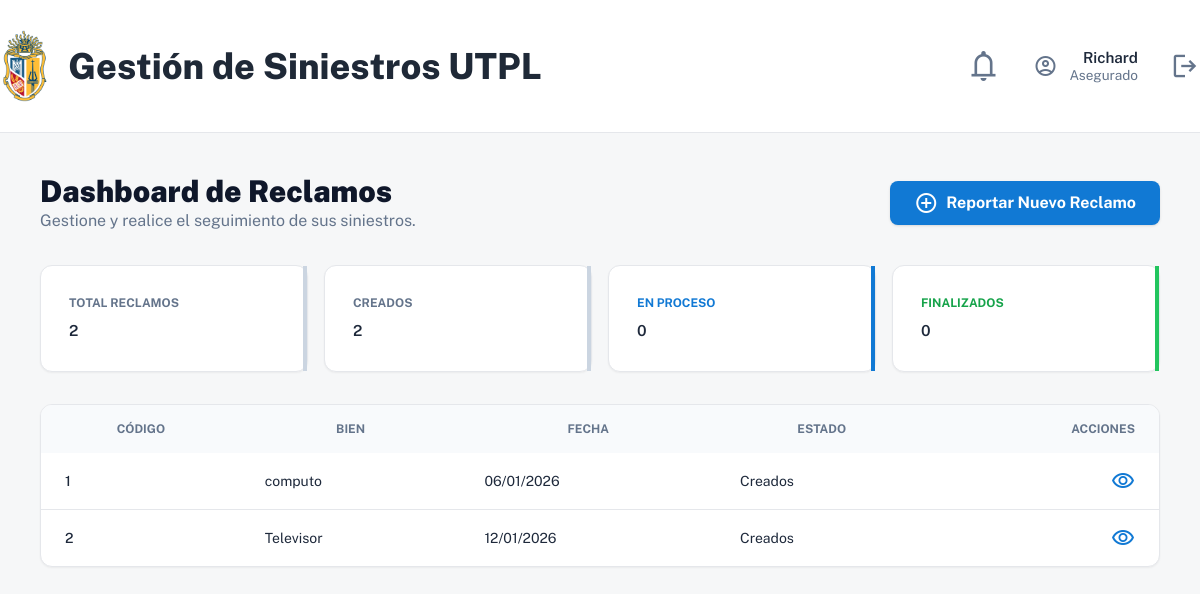
The app's page /siniestros/dashboard/ (signed in) with its own data.
### siniestros/models.py (models this page shows, shortened)
class Siniestro(models.Model):
    ESTADO_CHOICES = [
        ('reportado', 'Reportado'),
        ('en_revision', 'En Revisión'),
        ('aprobado', 'Aprobado'),
        ('rechazado', 'Rechazado'),
        ('pagado', 'Pagado'),
    ]
    numero_siniestro = models.CharField(max_length=20, unique=True, verbose_name="Número de Siniestro")
    poliza = models.ForeignKey(Poliza, on_delete=models.CASCADE, related_name='siniestros', verbose_name="Póliza")
    reclamante = models.ForeignKey(Usuario, on_delete=models.CASCADE, related_name='siniestros', verbose_name="Reclamante")
    fecha_ocurrencia = models.DateField(verbose_name="Fecha de Ocurrencia")
    fecha_reporte = models.DateField(auto_now_add=True, verbose_name="Fecha de Reporte")
    descripcion = models.TextField(verbose_name="Descripción")
    monto_reclamado = models.DecimalField(max_digits=10, decimal_places=2, verbose_name="Monto Reclamado")
    monto_aprobado = models.DecimalField(max_digits=10, decimal_places=2, null=True, blank=True, verbose_name="Monto Aprobado")
    estado = FSMField(default='reportado', choices=ESTADO_CHOICES, verbose_name="Estado")
    cobertura_valida = models.IntegerField()
    fecha_apertura = models.DateField()
    fecha_cierre = models.DateField(null=True, blank=True)
    tiempo = models.IntegerField()
    tipo_bien = models.CharField(max_length=50)
    marca = models.CharField(max_length=100, blank=True)
    modelo = models.CharField(max_length=100, blank=True)
    numero_serie = models.CharField(max_length=100)
    broker = models.ForeignKey(Broker, on_delete=models.SET_NULL, null=True, blank=True)
    asesor_asignado = models.ForeignKey(
        AsesorUTPL,
        on_delete=models.SET_NULL,
        null=True,
        blank=True
    )
    class Meta:
        verbose_name = "Siniestro"
        verbose_name_plural = "Siniestros"

class Evento(models.Model):
    descripcion = models.CharField(max_length=255)
    descripcion_evento = models.CharField(max_length=255)
    dias_transcurridos = models.IntegerField()
    estado = models.IntegerField()
    fecha_ocurrencia = models.DateField()
    fecha_reporte = models.DateField()
    ubicacion = models.CharField(max_length=255)
    tipo_evento = models.CharField(max_length=50)
    siniestro = models.ForeignKey(Siniestro, on_delete=models.CASCADE)
    bien = models.ForeignKey(BienAsegurado, on_delete=models.CASCADE, null=True, blank=True)

### siniestros/views.py (the view)
# urls.py: path('dashboard/', dashboard_siniestros, name='dashboard_siniestros'),
def dashboard_siniestros(request):
    siniestros = Siniestro.objects.all().order_by('-fecha_apertura')
    siniestros_data = []
    for s in siniestros:
        evento = s.evento_set.first()  # si hay evento, lo toma
        siniestros_data.append({
            "id": s.id,
            "tipo_bien": s.tipo_bien,
            "fecha": evento.fecha_ocurrencia if evento else s.fecha_apertura,
            "estado": "Creados" if s.estado == 1 else "En Proceso" if s.estado == 2 else "Finalizado",
        })
    stats = {
        "total": len(siniestros_data),
        "creados": sum(1 for x in siniestros_data if x["estado"] == "Creados"),
        "en_proceso": sum(1 for x in siniestros_data if x["estado"] == "En Proceso"),
        "finalizados": sum(1 for x in siniestros_data if x["estado"] == "Finalizado"),
    }
    return render(request, "asegurado/pantallaInicioAsegurado.html", {
        "siniestros": siniestros_data,
        "stats": stats,
    })

### templates/asegurado/pantallaInicioAsegurado.html (shortened to what this page needs)
{% extends 'asegurado/base_asegurado.html' %}
{% load static %}
{% block content %}
<div class="flex flex-col gap-8">
  <div class="flex flex-col md:flex-row justify-between gap-4 items-start md:items-center">
    <div>
      <h1 class="text-3xl font-black text-slate-900">Dashboard de Reclamos</h1>
      <p class="text-slate-500">Gestione y realice el seguimiento de sus siniestros.</p>
    </div>
    <a href="{% url 'crear_siniestro' %}"
      class="flex items-center gap-2 rounded-lg h-11 px-6 bg-primary text-white font-bold shadow hover:opacity-90 transition">
      <span class="material-symbols-outlined">add_circle</span>
      Reportar Nuevo Reclamo
    </a>
  </div>
  <div class="grid grid-cols-1 sm:grid-cols-2 lg:grid-cols-4 gap-4">
    <div class="card">
      <p class="label">Total Reclamos</p>
      <p class="value">{{ stats.total }}</p>
    </div>
    <div class="card">
      <p class="label">Creados</p>
      <p class="value">{{ stats.creados }}</p>
    </div>
    <div class="card en-proceso">
      <p class="label text-primary">En Proceso</p>
      <p class="value">{{ stats.en_proceso }}</p>
    </div>
    <div class="card finalizado">
      <p class="label text-green-600">Finalizados</p>
      <p class="value">{{ stats.finalizados }}</p>
    </div>
  </div>
  <div class="overflow-hidden rounded-xl border bg-white shadow-sm">
    <table class="w-full text-sm">
      <thead class="bg-slate-50 text-xs uppercase text-slate-500">
        <tr>
          <th class="px-6 py-4">Código</th>
          <th class="px-6 py-4">Bien</th>
          <th class="px-6 py-4">Fecha</th>
          <th class="px-6 py-4">Estado</th>
          <th class="px-6 py-4 text-right">Acciones</th>
        </tr>
      </thead>
      <tbody class="divide-y">
        {% for siniestro in siniestros %}
        <tr class="hover:bg-slate-50 transition">
          <td class="px-6 py-4 font-medium">{{ siniestro.id }}</td>
          <td class="px-6 py-4">{{ siniestro.tipo_bien }}</td>
          <td class="px-6 py-4">{{ siniestro.fecha|date:"d/m/Y" }}</td>
          <td class="px-6 py-4">{{ siniestro.estado }}</td>
          <td class="px-6 py-4 text-right">
            <a href="{% url 'detalle_siniestro' siniestro.id %}" class="text-primary hover:opacity-80">
              <span class="material-symbols-outlined">visibility</span>
            </a>
          </td>
        </tr>
        {% empty %}
        <tr>
          <td colspan="5" class="text-center py-6 text-slate-400">
            No existen reclamos registrados
          </td>
        </tr>
        {% endfor %}
      </tbody>
    </table>
  </div>
</div>
{% endblock %}

### templates/asegurado/base_asegurado.html (shortened to what this page needs)
{% load static %}
<!DOCTYPE html>
<html lang="es">
<head>
    <script src="https://cdn.tailwindcss.com"></script>
    <link rel="stylesheet" href="{% static 'css/asegurado.css' %}">
</head>
<body class="bg-background-light font-display text-slate-800">
<header class="app-header">
    <div class="header-container">
        <div class="header-inner">
            <div class="header-left">
                <img src="{% static 'img/UTPL_logo.png' %}"
                     alt="Logo UTPL"
                     class="logo-utpl">
                <h1 class="header-title">
                    Gestión de Siniestros UTPL
                </h1>
            </div>
            <div class="header-right">
                <button class="text-slate-500 hover:text-primary transition">
                    <span class="material-symbols-outlined text-4xl">
                    </span>
                </button>
                <div class="profile-box">
                    {% if request.user.perfil.foto %}
                        <img src="{{ request.user.perfil.foto.url }}"
                             alt="Foto de perfil"
                             class="profile-img">
                    {% else %}
                        <span class="material-symbols-outlined profile-icon">
                        </span>
                    {% endif %}
                    <div class="profile-text">
                        <p class="profile-name">
                            {{ request.user.get_full_name|default:request.user.username }}
                        </p>
                        <p class="profile-role">
                            Asegurado
                        </p>
                    </div>
                </div>
                <button class="text-slate-500 hover:text-primary transition">
                    <span class="material-symbols-outlined text-3xl">
                    </span>
                </button>
            </div>
        </div>
    </div>
</header>
<main class="app-main">
    {% block content %}
    {% endblock %}
</main>
</body>
</html>

### static/css/asegurado.css (style rules this page uses)
html { font-size: 16px; }
body { font-family: 'Public Sans', sans-serif; font-size: 1rem; line-height: 1.6; background-color: #f6f7f8; color: #1f2937; margin: 0; }
.app-header { background-color: #ffffff; border-bottom: 1px solid #e5e7eb; }
.header-container { max-width: 1440px; margin: 0 auto; padding: 30px 0px; }
.header-inner { display: flex; align-items: center; justify-content: space-between; }
.header-left { display: flex; align-items: center; gap: 20px; }
.header-right { display: flex; align-items: center; gap: 32px; }
.logo-utpl { height: 72px; width: auto; object-fit: contain; }
.header-title { font-size: 2.25rem; font-weight: 800; color: #1f2937; margin: 0; }
.profile-box { display: flex; align-items: center; gap: 12px; }
.profile-icon { font-size: 3rem; color: #64748b; }
.profile-text { text-align: right; line-height: 1.2; }
.profile-name { font-size: 0.95rem; font-weight: 600; margin: 0; }
.profile-role { font-size: 0.85rem; color: #64748b; margin: 0; }
.header-right button { background: none; border: none; cursor: pointer; padding: 0; }
.material-symbols-outlined { vertical-align: middle; }
.app-main { max-width: 1440px; margin: 0 auto; padding: 40px; }
.card { background: #ffffff; border-radius: 0.75rem; padding: 1.25rem; border: 1px solid #e5e7eb; box-shadow: 0 1px 2px rgba(0, 0, 0, 0.05); display: flex; flex-direction: column; gap: 0.25rem; position: relative; }
.card::after { content: ""; position: absolute; right: 0; top: 0; width: 4px; height: 100%; background: #cbd5e1; }
.card.en-proceso::after { background: #1179d4; }
.card.finalizado::after { background: #22c55e; }
.card { background: #fff; border: 1px solid #e5e7eb; border-radius: 0.75rem; padding: 1.75rem; box-shadow: 0 1px 2px rgba(0,0,0,0.05); }
.label { display: block; font-size: 0.75rem; font-weight: 700; color: #64748b; text-transform: uppercase; margin-bottom: 0.25rem; }
.value { font-size: 0.95rem; font-weight: 600; }

### records on screen
Siniestro: tipo_bien "computo"
Evento: fecha "06/01/2026"
Siniestro: tipo_bien "Televisor"
Evento: fecha "12/01/2026"

### other values on screen
{{ request.user.get_full_name|default:request.user.username }} "Richard"
{{ stats.total }} "2"
{{ stats.creados }} "2"
{{ stats.en_proceso }} "0"
{{ stats.finalizados }} "0"
{{ siniestro.id }} "1" "2"
{{ siniestro.estado }} "Creados" "Creados"
